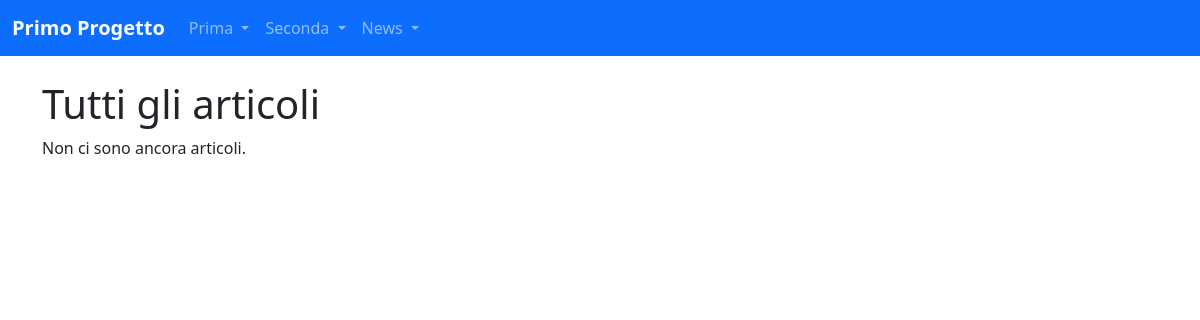
Before: /news/lista_articoli/ with the older database file.
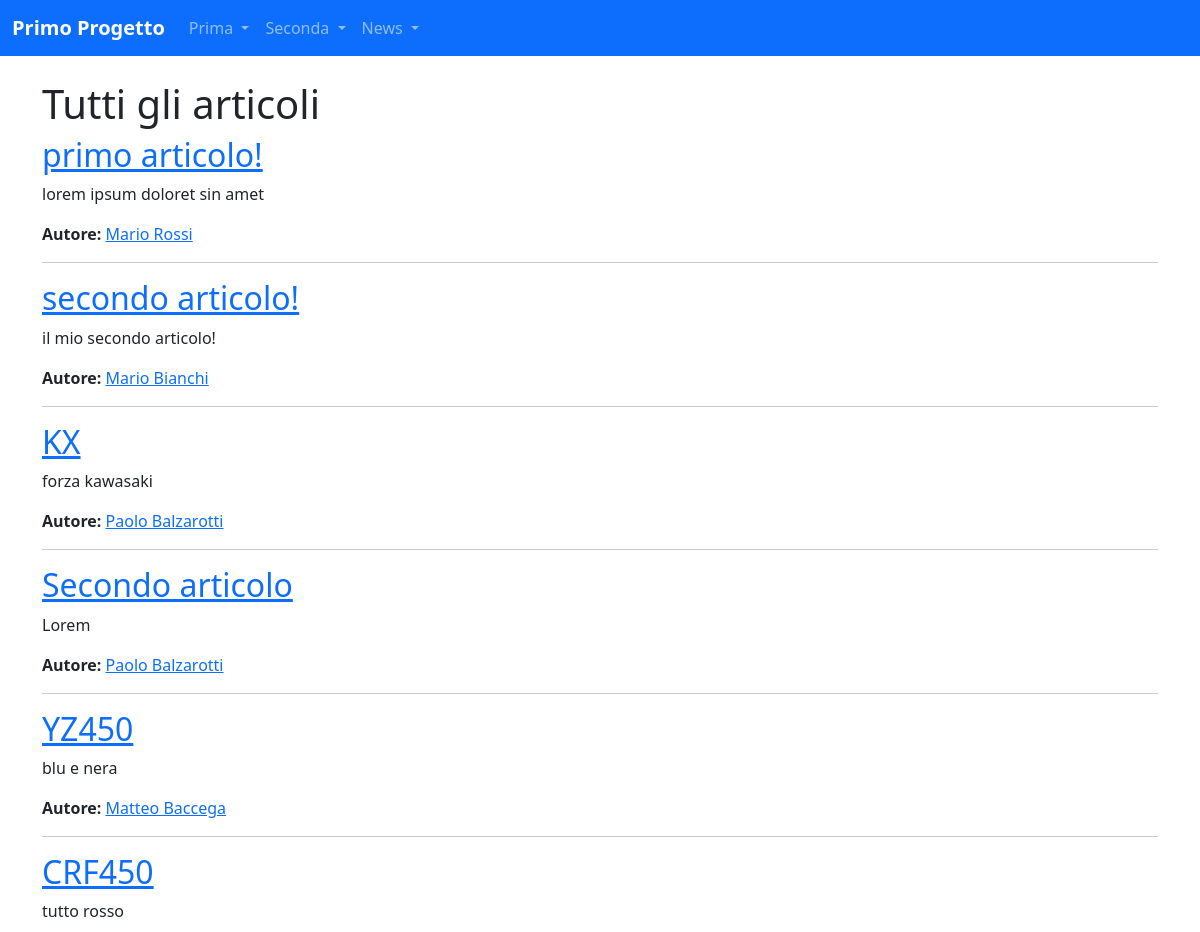
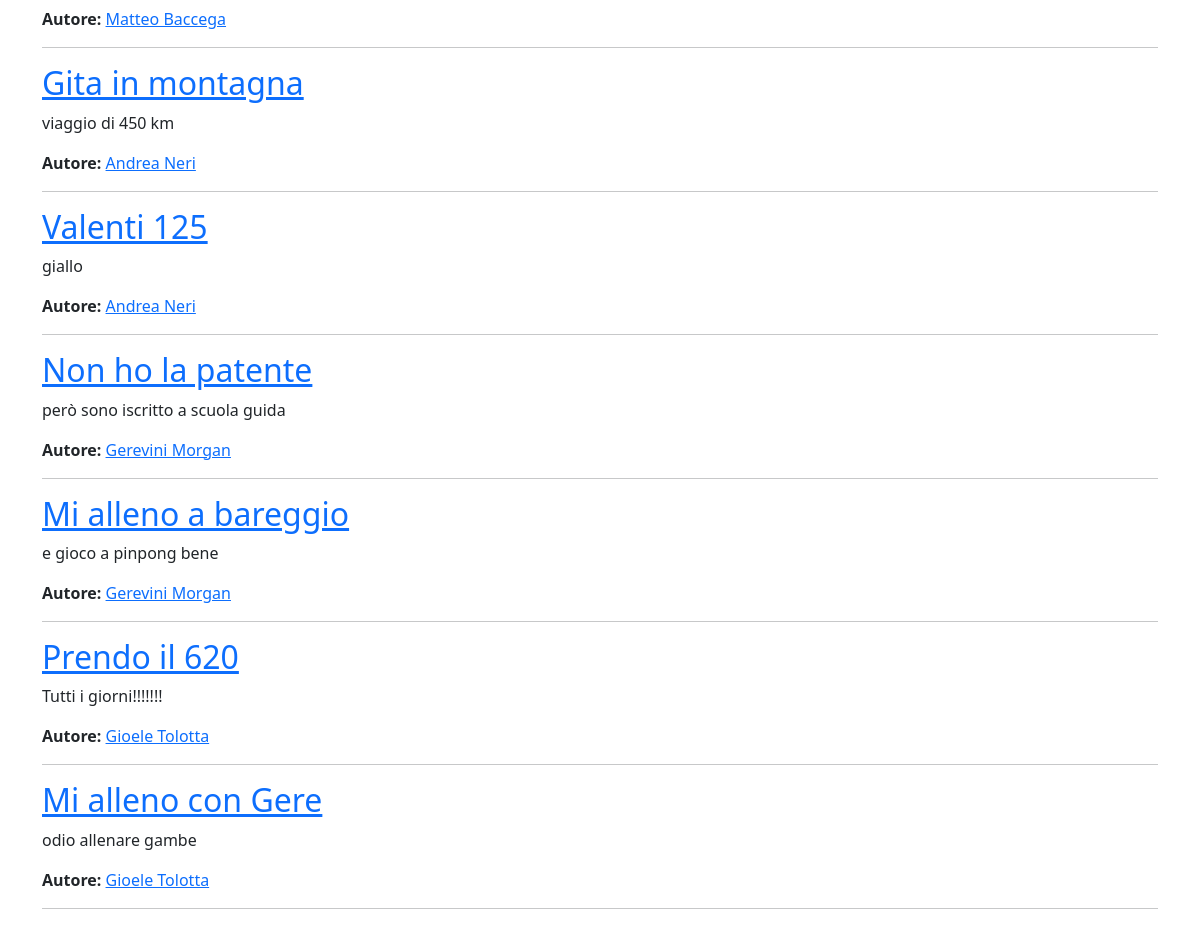
After: the same page with the newer database file (2 pictures, top to bottom).
### news/models.py (models this page shows, shortened)
class Articolo(models.Model):
    titolo = models.CharField(max_length=100)
    contenuto = models.TextField()
    giornalista = models.ForeignKey(Giornalista, on_delete=models.CASCADE, related_name="articoli")
    data = models.DateField(auto_now=True, blank=True)
    visualizzazioni = models.IntegerField(default=0, blank=True)
    class Meta:
        verbose_name = "Articolo"
        verbose_name_plural = "Articoli"

class Giornalista(models.Model):
    nome = models.CharField(max_length=20)
    cognome = models.CharField(max_length=20)
    anno_di_nascita = models.DateField(blank=True, null=True)
    def __str__(self):
        return f"{self.nome} {self.cognome}"
    class Meta:
        verbose_name = "Giornalista"
        verbose_name_plural = "Giornalisti"

### news/views.py (the view)
# urls.py: path("lista_articoli/", lista_articoli, name="lista_articoli"),
def lista_articoli(request, pk=None):
    if pk is None:
        articoli = Articolo.objects.all()
        giornalista = None
    else:
        giornalista = get_object_or_404(Giornalista, pk=pk)
        articoli = Articolo.objects.filter(giornalista=giornalista)
    context = {
        'giornalista': giornalista,
        'articoli': articoli,
    }
    return render(request, 'news/lista_Articoli.html', context)

### news/templates/news/lista_Articoli.html (shortened to what this page needs)
{% extends 'base.html' %}
{% block content %}
    {% if giornalista %}
        <h1>Articoli di {{ giornalista }}</h1>
    {% else %}
        <h1>Tutti gli articoli</h1>
    {% endif %}
    {% for articolo in articoli %}
        <article>
            <h2>
                <a href="{% url 'news:articolo_detail' pk=articolo.pk %}">{{ articolo.titolo }}</a>
            </h2>
            <p>{{ articolo.contenuto }}</p>
            <p>
                <strong>Autore:</strong>
                <a href="{% url 'news:giornalista_detail' pk=articolo.giornalista.pk %}">{{ articolo.giornalista }}</a>
            </p>
        </article>
        <hr>
    {% empty %}
        {% if giornalista %}
            <p>Questo giornalista non ha ancora pubblicato articoli.</p>
        {% else %}
            <p>Non ci sono ancora articoli.</p>
        {% endif %}
    {% endfor %}
{% endblock content %}

Changed rows visible on the page:
added Articolo: titolo "primo articolo!", contenuto "lorem ipsum doloret sin amet", giornalista "Mario Rossi"
added Articolo: titolo "secondo articolo!", contenuto "il mio secondo articolo!", giornalista "Mario Bianchi"
added Articolo: titolo "KX", contenuto "forza kawasaki", giornalista "Paolo Balzarotti"
added Articolo: titolo "Secondo articolo", contenuto "Lorem", giornalista "Paolo Balzarotti"
added Articolo: titolo "YZ450", contenuto "blu e nera", giornalista "Matteo Baccega"
added Articolo: titolo "CRF450", contenuto "tutto rosso", giornalista "Matteo Baccega"
added Articolo: titolo "Gita in montagna", contenuto "viaggio di 450 km", giornalista "Andrea Neri"
added Articolo: titolo "Valenti 125", contenuto "giallo", giornalista "Andrea Neri"
added Articolo: titolo "Non ho la patente", contenuto "però sono iscritto a scuola guida", giornalista "Gerevini Morgan"
added Articolo: titolo "Mi alleno a bareggio", contenuto "e gioco a pinpong bene", giornalista "Gerevini Morgan"
added Articolo: titolo "Prendo il 620", contenuto "Tutti i giorni!!!!!!!", giornalista "Gioele Tolotta"
added Articolo: titolo "Mi alleno con Gere", contenuto "odio allenare gambe", giornalista "Gioele Tolotta"
Other visible differences:
text no longer shown: "Non ci sono ancora articoli."
